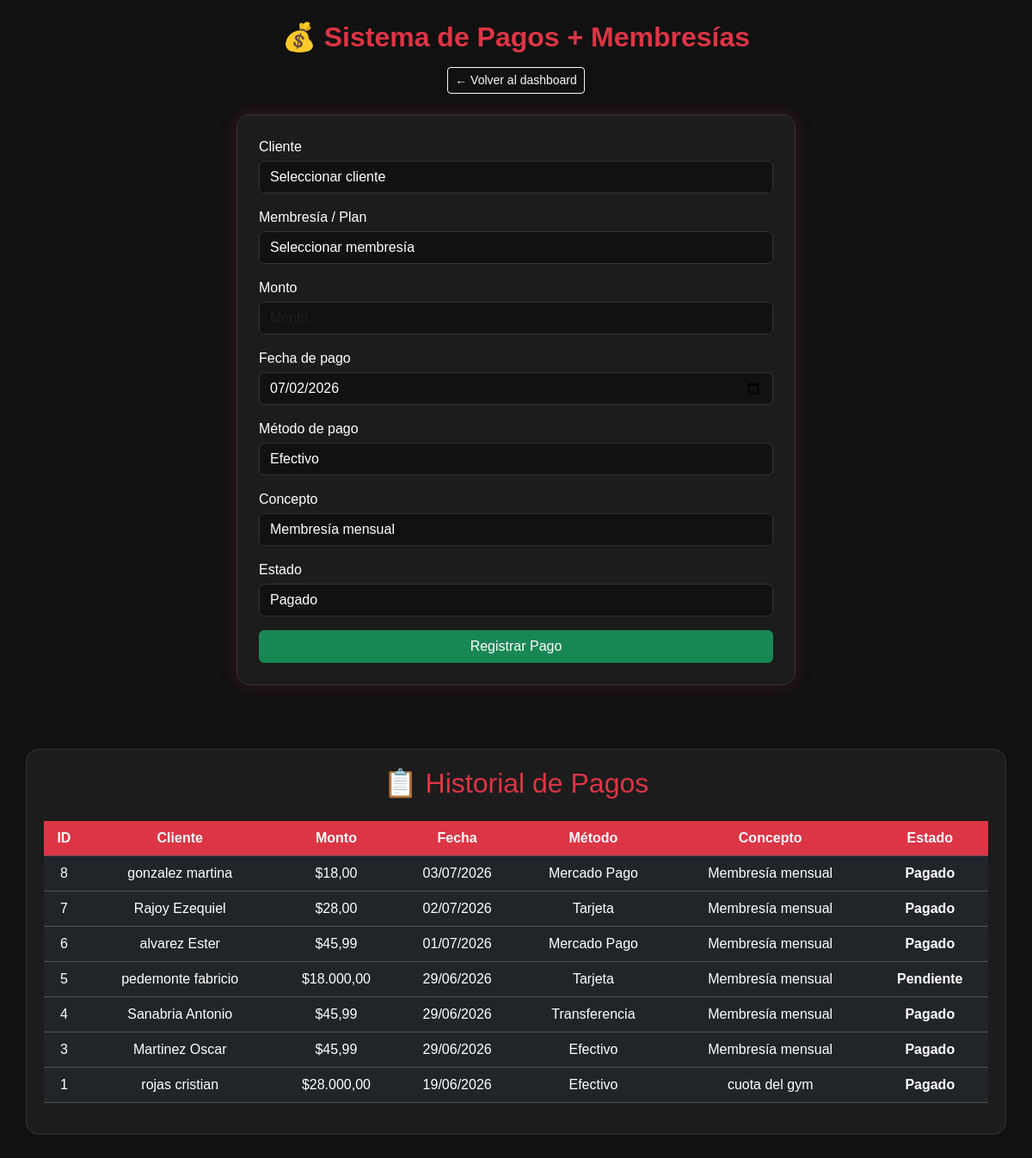
/admin/pagos.php (signed in), run on the app's committed database.
### tables this page shows
CREATE TABLE `pagos` (
  `id_pago` int(11) NOT NULL AUTO_INCREMENT,
  `id_cliente` int(11) NOT NULL,
  `monto` decimal(10,2) NOT NULL,
  `fecha_pago` date NOT NULL,
  `metodo_pago` enum('Efectivo','Tarjeta','Transferencia','Mercado Pago') NOT NULL,
  `concepto` varchar(100) NOT NULL,
  `estado` enum('Pagado','Pendiente','Rechazado') NOT NULL,
  PRIMARY KEY (`id_pago`),
  KEY `id_cliente` (`id_cliente`),
  CONSTRAINT `pagos_ibfk_1` FOREIGN KEY (`id_cliente`) REFERENCES `clientes` (`id_cliente`),
  CONSTRAINT `CONSTRAINT_1` CHECK (`monto` > 0)
);

CREATE TABLE `clientes` (
  `id_cliente` int(11) NOT NULL AUTO_INCREMENT,
  `id_tipo_documento` int(11) NOT NULL,
  `numero_documento` varchar(20) NOT NULL,
  `nombre` varchar(50) NOT NULL,
  `apellido` varchar(50) NOT NULL,
  `telefono` varchar(20) DEFAULT NULL,
  `email` varchar(100) DEFAULT NULL,
  `direccion` varchar(100) DEFAULT NULL,
  `fecha_nacimiento` date DEFAULT NULL,
  `fecha_registro` date NOT NULL,
  `estado` enum('Activo','Inactivo','Suspendido') NOT NULL,
  `usuario` varchar(50) NOT NULL,
  `contrasena` varchar(255) NOT NULL,
  `id_usuario` int(11) DEFAULT NULL,
  PRIMARY KEY (`id_cliente`),
  UNIQUE KEY `numero_documento` (`numero_documento`),
  UNIQUE KEY `usuario` (`usuario`),
  UNIQUE KEY `email` (`email`),
  KEY `id_tipo_documento` (`id_tipo_documento`),
  CONSTRAINT `clientes_ibfk_1` FOREIGN KEY (`id_tipo_documento`) REFERENCES `tipo_documento` (`id_tipo_documento`)
);

### admin/pagos.php (the view, shortened to what this page needs)
<?php
include(__DIR__ . "/../php/conexion.php");
$pagos = mysqli_query($conexion, "
    SELECT
        p.*,
        c.nombre,
        c.apellido
    FROM pagos p
    INNER JOIN clientes c ON p.id_cliente = c.id_cliente
    ORDER BY p.id_pago DESC
");
function formatoPrecio($precio) {
    return "$" . number_format($precio, 2, ",", ".");
}
function formatoFecha($fecha) {
    return date("d/m/Y", strtotime($fecha));
}
?>
<!DOCTYPE html>
<html lang="es">
<head>
<link href="https://cdn.jsdelivr.net/npm/bootstrap@5.3.7/dist/css/bootstrap.min.css" rel="stylesheet">
</head>
<body>
<div class="container py-4">
    <div class="text-center mb-4">
        <h2 class="page-title">💰 Sistema de Pagos + Membresías</h2>
        <a href="dashboard.php" class="btn btn-outline-light btn-sm mt-2">
            ← Volver al dashboard
        </a>
    </div>
    <div class="form-box">
        <form method="POST">
            <label class="mb-1">Cliente</label>
            <select name="id_cliente" class="form-select mb-3" required>
                <option value="">Seleccionar cliente</option>
            </select>
            <label class="mb-1">Membresía / Plan</label>
            <select name="id_membresia" class="form-select mb-3" required>
                <option value="">Seleccionar membresía</option>
            </select>
            <label class="mb-1">Monto</label>
            <input
                type="number"
                step="0.01"
                name="monto"
                class="form-control mb-3"
                placeholder="Monto"
                required>
            <label class="mb-1">Fecha de pago</label>
            <input
                type="date"
                name="fecha_pago"
                class="form-control mb-3"
                value="<?= date('Y-m-d') ?>"
                required>
            <label class="mb-1">Método de pago</label>
            <select name="metodo_pago" class="form-select mb-3" required>
                <option value="Efectivo">Efectivo</option>
            </select>
            <label class="mb-1">Concepto</label>
            <input
                type="text"
                name="concepto"
                class="form-control mb-3"
                value="Membresía mensual"
                required>
            <label class="mb-1">Estado</label>
            <select name="estado" class="form-select mb-3" required>
                <option value="Pagado">Pagado</option>
            </select>
            <button type="submit" class="btn btn-success w-100">
                Registrar Pago
            </button>
        </form>
    </div>
</div>
<div class="table-box">
    <h2 class="text-center text-danger mb-4">📋 Historial de Pagos</h2>
    <?php if (mysqli_num_rows($pagos) > 0): ?>
        <div class="table-responsive">
            <table class="table table-dark table-hover text-center align-middle">
                <thead>
                    <tr>
                        <th>ID</th>
                        <th>Cliente</th>
                        <th>Monto</th>
                        <th>Fecha</th>
                        <th>Método</th>
                        <th>Concepto</th>
                        <th>Estado</th>
                    </tr>
                </thead>
                <tbody>
                    <?php while($p = mysqli_fetch_assoc($pagos)): ?>
                        <tr>
                            <td><?= $p['id_pago'] ?></td>
                            <td>
                                <?= htmlspecialchars($p['apellido'] . " " . $p['nombre']) ?>
                            </td>
                            <td>
                                <?= formatoPrecio($p['monto']) ?>
                            </td>
                            <td>
                                <?= formatoFecha($p['fecha_pago']) ?>
                            </td>
                            <td>
                                <?= htmlspecialchars($p['metodo_pago']) ?>
                            </td>
                            <td>
                                <?= htmlspecialchars($p['concepto']) ?>
                            </td>
                            <td class="<?= $p['estado'] == 'Pagado' ? 'estado-pagado' : 'estado-pendiente' ?>">
                                <?= htmlspecialchars($p['estado']) ?>
                            </td>
                        </tr>
                    <?php endwhile; ?>
                </tbody>
            </table>
        </div>
    <?php else: ?>
        <p class="text-center text-secondary">
            No hay pagos registrados todavía.
        </p>
    <?php endif; ?>
</div>
</body>
</html>

### admin/pagos.php (style rules this page uses)
body { background: #111; color: white; font-family: Arial, sans-serif; }
.page-title { color: #dc3545; font-weight: bold; }
.form-box { max-width: 650px; margin: 20px auto; background: #1c1c1c; padding: 25px; border-radius: 15px; border: 1px solid #333; box-shadow: 0 0 20px rgba(220,53,69,0.20); }
.form-control, .form-select { background: #111; border: 1px solid #333; color: white; }
.table-box { width: 95%; margin: 30px auto; background: #1c1c1c; padding: 20px; border-radius: 15px; border: 1px solid #333; }
.table-dark th { background: #dc3545; color: white; }
.estado-pagado { color: #00ff88; font-weight: bold; }
.estado-pendiente { color: #ffcc00; font-weight: bold; }

### data on the page
pagos: id_pago "8", id_cliente.nombre "gonzalez martina", monto "$18,00", fecha_pago "03/07/2026", metodo_pago "Mercado Pago", concepto "Membresía mensual", estado "Pagado"
pagos: id_pago "7", id_cliente.nombre "Rajoy Ezequiel", monto "$28,00", fecha_pago "02/07/2026", metodo_pago "Tarjeta", concepto "Membresía mensual", estado "Pagado"
pagos: id_pago "6", id_cliente.nombre "alvarez Ester", monto "$45,99", fecha_pago "01/07/2026", metodo_pago "Mercado Pago", concepto "Membresía mensual", estado "Pagado"
pagos: id_pago "5", id_cliente.nombre "pedemonte fabricio", monto "$18.000,00", fecha_pago "29/06/2026", metodo_pago "Tarjeta", concepto "Membresía mensual", estado "Pendiente"
pagos: id_pago "4", id_cliente.nombre "Sanabria Antonio", monto "$45,99", fecha_pago "29/06/2026", metodo_pago "Transferencia", concepto "Membresía mensual", estado "Pagado"
pagos: id_pago "3", id_cliente.nombre "Martinez Oscar", monto "$45,99", fecha_pago "29/06/2026", metodo_pago "Efectivo", concepto "Membresía mensual", estado "Pagado"
pagos: id_pago "1", id_cliente.nombre "rojas cristian", monto "$28.000,00", fecha_pago "19/06/2026", metodo_pago "Efectivo", concepto "cuota del gym", estado "Pagado"
